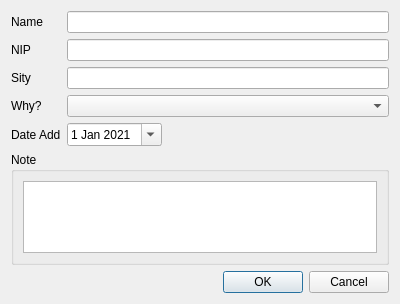
<?xml version="1.0" encoding="UTF-8"?>
<ui version="4.0">
 <class>TheBlackListForm</class>
 <widget class="QWidget" name="TheBlackListForm">
  <property name="geometry">
   <rect>
    <x>0</x>
    <y>0</y>
    <width>400</width>
    <height>304</height>
   </rect>
  </property>
  <property name="minimumSize">
   <size>
    <width>400</width>
    <height>0</height>
   </size>
  </property>
  <property name="windowTitle">
   <string>BlackList</string>
  </property>
  <layout class="QGridLayout" name="gridLayout_2">
   <item row="0" column="0">
    <layout class="QVBoxLayout" name="verticalLayout">
     <item>
      <layout class="QGridLayout" name="gridLayout">
       <item row="0" column="0">
        <widget class="QLabel" name="label">
         <property name="text">
          <string>Name</string>
         </property>
        </widget>
       </item>
       <item row="3" column="1">
        <widget class="QComboBox" name="comboBoxWhy"/>
       </item>
       <item row="1" column="1">
        <widget class="QLineEdit" name="lineEditNIP"/>
       </item>
       <item row="3" column="0">
        <widget class="QLabel" name="label_4">
         <property name="text">
          <string>Why?</string>
         </property>
        </widget>
       </item>
       <item row="1" column="0">
        <widget class="QLabel" name="label_2">
         <property name="text">
          <string>NIP</string>
         </property>
        </widget>
       </item>
       <item row="0" column="1">
        <layout class="QHBoxLayout" name="horizontalLayout">
         <item>
          <widget class="QLineEdit" name="lineEditName"/>
         </item>
        </layout>
       </item>
       <item row="4" column="0">
        <widget class="QLabel" name="label_5">
         <property name="text">
          <string>Date Add</string>
         </property>
        </widget>
       </item>
       <item row="2" column="0">
        <widget class="QLabel" name="label_3">
         <property name="text">
          <string>Sity</string>
         </property>
        </widget>
       </item>
       <item row="2" column="1">
        <widget class="QLineEdit" name="lineEditSity"/>
       </item>
       <item row="4" column="1">
        <layout class="QHBoxLayout" name="horizontalLayout_5">
         <item>
          <widget class="QDateEdit" name="dateEditAdd">
           <property name="sizePolicy">
            <sizepolicy hsizetype="Fixed" vsizetype="Fixed">
             <horstretch>0</horstretch>
             <verstretch>0</verstretch>
            </sizepolicy>
           </property>
           <property name="minimumSize">
            <size>
             <width>90</width>
             <height>0</height>
            </size>
           </property>
           <property name="calendarPopup">
            <bool>true</bool>
           </property>
           <property name="date">
            <date>
             <year>2021</year>
             <month>1</month>
             <day>1</day>
            </date>
           </property>
          </widget>
         </item>
         <item>
          <spacer name="horizontalSpacer">
           <property name="orientation">
            <enum>Qt::Horizontal</enum>
           </property>
           <property name="sizeHint" stdset="0">
            <size>
             <width>40</width>
             <height>20</height>
            </size>
           </property>
          </spacer>
         </item>
        </layout>
       </item>
      </layout>
     </item>
     <item>
      <widget class="QGroupBox" name="groupBox">
       <property name="title">
        <string>Note</string>
       </property>
       <layout class="QGridLayout" name="gridLayout_3">
        <item row="0" column="0">
         <widget class="QPlainTextEdit" name="plainTextEditNote"/>
        </item>
       </layout>
      </widget>
     </item>
    </layout>
   </item>
   <item row="1" column="0">
    <widget class="QDialogButtonBox" name="buttonBoxBlackList">
     <property name="standardButtons">
      <set>QDialogButtonBox::Cancel|QDialogButtonBox::Ok</set>
     </property>
    </widget>
   </item>
  </layout>
 </widget>
 <resources/>
 <connections/>
</ui>
